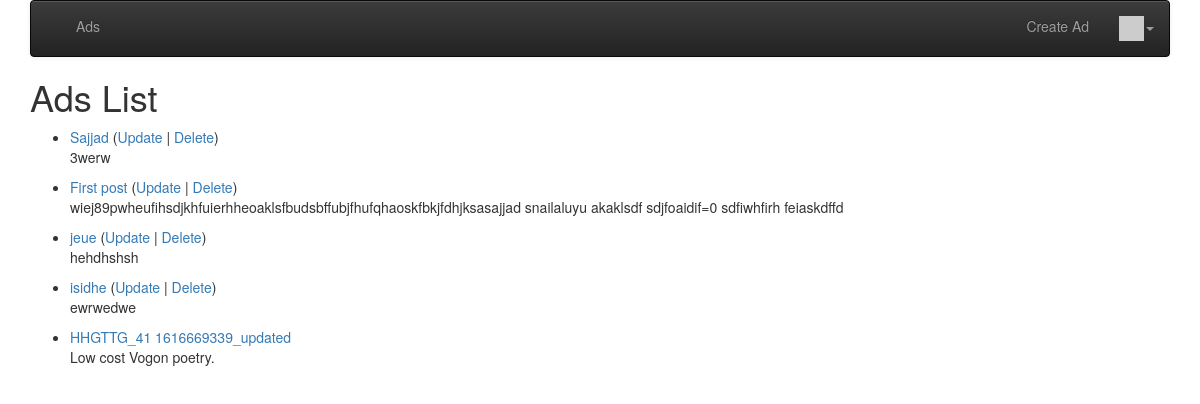
The app's page / (signed in) with its own data.
### ads/models.py (models this page shows, shortened)
class Ad(models.Model) :
    title = models.CharField(
            max_length=200,
            validators=[MinLengthValidator(2, "Title must be greater than 2 characters")]
    )
    price = models.DecimalField(max_digits=7, decimal_places=2, null=True)
    text = models.TextField()
    owner = models.ForeignKey(settings.AUTH_USER_MODEL, on_delete=models.CASCADE)
    comments = models.ManyToManyField(settings.AUTH_USER_MODEL, through='Comment', related_name='comments_owned')
    created_at = models.DateTimeField(auto_now_add=True)
    updated_at = models.DateTimeField(auto_now=True)
    picture = models.BinaryField(null=True, editable=True)
    content_type = models.CharField(max_length=256, null=True, help_text='The MIMEType of the file')

### ads/views.py (the view)
# urls.py: path('', views.AdListView.as_view(), name='all'),
class AdListView(OwnerListView):
    model = Ad

### home/templatetags/app_tags.py (called while the page is built)
@register.filter(name='gravatar')
def gravatar(user, size=35):
    email = str(user.email.strip().lower()).encode('utf-8')
    email_hash = md5(email).hexdigest()
    url = "//www.gravatar.com/avatar/{0}?s={1}&d=identicon&r=PG"
    return url.format(email_hash, size)

### ads/templates/ads/ad_list.html
{% extends 'ads/navbar.html' %}
{% block content %}
<h1>Ads List</h1>
<ul>
    {% for ad in ad_list %}
       {% if ad.owner == request.user %}
       <li><a href="{% url 'ads:ad_detail' ad.id %}">{{ ad.title }}</a>  (<a href="{% url 'ads:ad_update' ad.id %}">Update</a> | <a href="{% url 'ads:ad_delete' ad.id %}">Delete</a>) </li>
       <p>{{ ad.text }}</p>
       {% else %}
       <li><a href="{% url 'ads:ad_detail' ad.id %}">{{ ad.title }}</a></li>
       <p>{{ ad.text }}</p>
       {% endif %}
    {% endfor %}
</ul>
{% endblock %}

### ads/templates/ads/navbar.html (shortened to what this page needs)
{% extends "base_bootstrap.html" %}
{% block navbar %}
{% load app_tags %}
<nav class="navbar navbar-default navbar-inverse">
  <div class="container-fluid">
    <div class="navbar-header">
        <a class="navbar-brand" href="{% url 'ads:all' %}">{{ settings.APP_NAME }}</a>
    </div>
    <ul class="nav navbar-nav">
      {% url 'ads' as ads %}
      <li {% if request.get_full_path == ads %}class="active"{% endif %}>
          <a href="{% url 'ads:all' %}">Ads</a></li>
    </ul>
    <ul class="nav navbar-nav navbar-right">
        {% if user.is_authenticated %}
        <li>
        <a href="{% url 'ads:ad_create' %}">Create Ad</a>
        </li>
        <li class="dropdown">
            <a href="#" data-toggle="dropdown" class="dropdown-toggle">
                <img style="width: 25px;" src="{{ user|gravatar:60 }}"/><b class="caret"></b>
            </a>
        </li>
        {% else %}
        <li>
        <a href="{% url 'login' %}?next={% url 'ads:all' %}">Login</a>
        </li>
        {% endif %}
    </ul>
  </div>
</nav>
{% endblock %}

### home/templates/base_bootstrap.html (shortened to what this page needs)
<!DOCTYPE html>
<html>
<head>
<link rel="stylesheet"
    href="https://maxcdn.bootstrapcdn.com/bootstrap/3.4.0/css/bootstrap.min.css"
>
<link rel="stylesheet"
    href="https://maxcdn.bootstrapcdn.com/bootstrap/3.4.0/css/bootstrap-theme.min.css"
>
<link rel="stylesheet"
    href="https://code.jquery.com/ui/1.12.1/themes/ui-lightness/jquery-ui.css"
>
<link rel="stylesheet" href="https://use.fontawesome.com/releases/v5.8.1/css/all.css">
<link rel="stylesheet" href="https://use.fontawesome.com/releases/v5.8.1/css/v4-shims.css">
</head>
<body>
<div class="container">
{% block navbar %} {% endblock %}
{% block content %}
{% endblock %}
</div>
</body>
</html>

### ads/templates/ads/navbar.html (style rules this page uses)
.navbar { max-width: 100%; !important }

### records on screen
Ad: title "Sajjad", text "3werw"
Ad: title "First post", text "wiej89pwheufihsdjkhfuierhheoaklsfbudsbffubjfhufqhaoskfbkjfdhjksasajjad snailaluyu akaklsdf sdjfoaidif=0 sdfiwhfirh feiaskdffd"
Ad: title "jeue", text "hehdhshsh"
Ad: title "isidhe", text "ewrwedwe"
Ad: title "HHGTTG_41 1616669339_updated", text "Low cost Vogon poetry."
